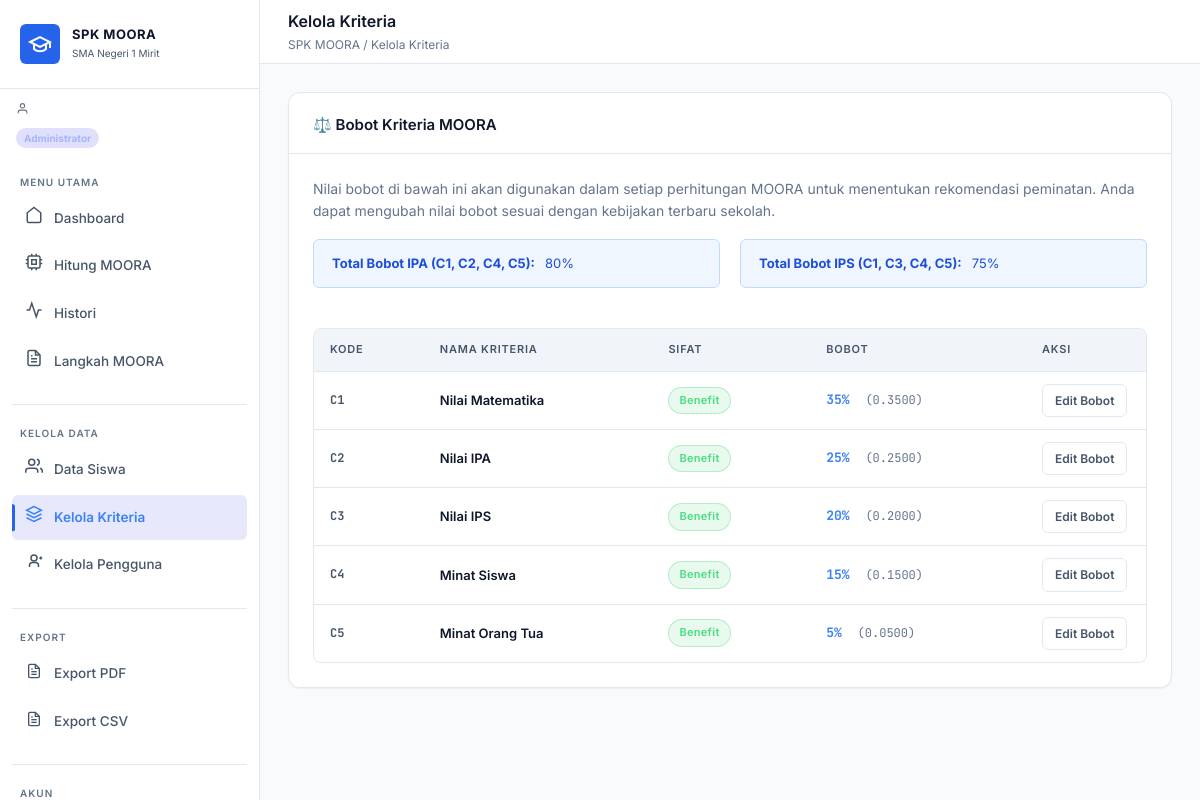
Page /modules/kriteria/index.php (signed in) on the committed database.
### tables this page shows
CREATE TABLE `kriteria` (
    `id`         INT UNSIGNED AUTO_INCREMENT PRIMARY KEY,
    `kode`       VARCHAR(10) NOT NULL UNIQUE,
    `nama`       VARCHAR(100) NOT NULL,
    `bobot`      DECIMAL(5,4) NOT NULL DEFAULT 0.0000,
    `jenis`      ENUM('Benefit', 'Cost') NOT NULL DEFAULT 'Benefit',
    `created_at` TIMESTAMP DEFAULT CURRENT_TIMESTAMP,
    `updated_at` TIMESTAMP DEFAULT CURRENT_TIMESTAMP ON UPDATE CURRENT_TIMESTAMP
);

### config/database.php (called while the page is built, shortened)
<?php
function getDB(): PDO {
    static $pdo = null;
    if ($pdo === null) {
        $dsn = sprintf(
            'mysql:host=%s;port=%d;dbname=%s;charset=%s',
            DB_HOST, DB_PORT, DB_NAME, DB_CHARSET
        );
        $options = [
            PDO::ATTR_ERRMODE            => PDO::ERRMODE_EXCEPTION,
            PDO::ATTR_DEFAULT_FETCH_MODE => PDO::FETCH_ASSOC,
            PDO::ATTR_EMULATE_PREPARES   => false,
        ];
        try {
            $pdo = new PDO($dsn, DB_USER, DB_PASS, $options);
        } catch (PDOException $e) {
            die('<div style="color:red;padding:20px;font-family:monospace;">
                <strong>DATABASE ERROR:</strong><br>' . htmlspecialchars($e->getMessage()) .
                '<br><br>Pastikan XAMPP MySQL sudah berjalan dan database <code>' . DB_NAME . '</code> sudah dibuat.
                <br>Jalankan file <code>database/schema.sql</code> di phpMyAdmin terlebih dahulu.
            </div>');
        }
    }
    return $pdo;
}
function dbQuery(string $sql, array $params = []): array {
    $stmt = getDB()->prepare($sql);
    $stmt->execute($params);
    return $stmt->fetchAll();
}

### modules/kriteria/index.php (the view, shortened to what this page needs)
<?php
require_once __DIR__ . '/../../config/database.php';
require_once __DIR__ . '/../../includes/layout.php';
$kriteria = [];
try {
    $kriteria = dbQuery('SELECT * FROM kriteria ORDER BY kode ASC');
} catch (PDOException $e) {
}
$totalBobotIPA = 0;
$totalBobotIPS = 0;
foreach ($kriteria as $k) {
    if (in_array($k['kode'], ['c1', 'c2', 'c4', 'c5'])) {
        $totalBobotIPA += (float)$k['bobot'];
    }
    if (in_array($k['kode'], ['c1', 'c3', 'c4', 'c5'])) {
        $totalBobotIPS += (float)$k['bobot'];
    }
}
?>
<div class="card mb-24">
    <div class="card-header">
        <div class="card-title">⚖️ Bobot Kriteria MOORA</div>
    </div>
    <div class="card-body">
        <p class="text-muted mb-16" style="line-height: 1.6;">
            Nilai bobot di bawah ini akan digunakan dalam setiap perhitungan MOORA untuk menentukan rekomendasi peminatan. Anda dapat mengubah nilai bobot sesuai dengan kebijakan terbaru sekolah.
        </p>
        <div style="display: flex; gap: 20px; margin-bottom: 24px;">
            <div class="alert alert-info" style="flex: 1;">
                <strong>Total Bobot IPA (C1, C2, C4, C5):</strong> <?= number_format($totalBobotIPA * 100, 0) ?>%
            </div>
            <div class="alert alert-info" style="flex: 1;">
                <strong>Total Bobot IPS (C1, C3, C4, C5):</strong> <?= number_format($totalBobotIPS * 100, 0) ?>%
            </div>
        </div>
        <div class="table-wrapper">
            <table>
                <thead>
                    <tr>
                        <th>Kode</th>
                        <th>Nama Kriteria</th>
                        <th>Sifat</th>
                        <th>Bobot</th>
                        <th style="width: 120px;">Aksi</th>
                    </tr>
                </thead>
                <tbody>
                    <?php if (empty($kriteria)): ?>
                    <tr>
                        <td colspan="5" class="text-center text-muted">Data kriteria kosong. Harap jalankan setup_kriteria.php</td>
                    </tr>
                    <?php else: ?>
                    <?php foreach ($kriteria as $k): ?>
                    <tr>
                        <td class="td-mono font-bold"><?= htmlspecialchars(strtoupper($k['kode'])) ?></td>
                        <td class="td-highlight"><?= htmlspecialchars($k['nama']) ?></td>
                        <td><span class="badge badge-success"><?= htmlspecialchars($k['jenis']) ?></span></td>
                        <td class="font-mono text-ipa font-bold">
                            <?= number_format($k['bobot'] * 100, 0) ?>%
                            <span class="text-muted" style="font-weight: normal; font-size: 12px; margin-left: 8px;">(<?= $k['bobot'] ?>)</span>
                        </td>
                        <td>
                            <a href="edit.php?id=<?= $k['id'] ?>" class="btn btn-secondary btn-sm">Edit Bobot</a>
                        </td>
                    </tr>
                    <?php endforeach; ?>
                    <?php endif; ?>
                </tbody>
            </table>
        </div>
    </div>
</div>

### assets/css/style.css (style rules this page uses)
:root { --bg-primary: #f8fafc; --bg-secondary: #f1f5f9; --bg-card: #ffffff; --bg-card-hover: #f8fafc; --bg-sidebar: #ffffff; --border-color: #e2e8f0; --border-hover: #cbd5e1; --text-primary: #0f172a; --text-secondary: #475569; --text-muted: #64748b; --text-accent: #2563eb; --ipa-primary: #2563eb; --ipa-light: #3b82f6; --ipa-dark: #1d4ed8; --ipa-glow: transparent; --ipa-gradient: #2563eb; --ipa-bg: rgba(37, 99, 235, 0.08); --ips-primary: #059669; --ips-light: #10b981; --ips-dark: #047857; --ips-glow: transparent; --ips-gradient: #059669; --ips-bg: rgba(5, 150, 105, 0.08); --success: #16a34a; --warning: #d97706; --danger: #dc2626; --info: #2563eb; --sidebar-width: 260px; --header-height: 64px; --radius-sm: 6px; --radius-md: 8px; --radius-lg: 12px; --radius-xl: 16px; --shadow-sm: 0 1px 2px rgba(0,0,0,0.05); --shadow-md: 0 4px 6px -1px rgba(0,0,0,0.05), 0 2px 4px -2px rgba(0,0,0,0.05); --shadow-lg: 0 10px 15px -3px rgba(0,0,0,0.05), 0 4px 6px -4px rgba(0,0,0,0.05); --shadow-glow-ipa: none; --shadow-glow-ips: none; --transition: all 0.2s cubic-bezier(0.4, 0, 0.2, 1); --transition-slow: all 0.4s cubic-bezier(0.4, 0, 0.2, 1); }
*, *::before, *::after { box-sizing: border-box; margin: 0; padding: 0; }
html { scroll-behavior: smooth; }
body { font-family: 'Inter', -apple-system, BlinkMacSystemFont, sans-serif; background-color: var(--bg-primary); color: var(--text-primary); line-height: 1.6; min-height: 100vh; font-size: 14px; overflow-x: hidden; }
body::before { display: none; }
.card { background: var(--bg-card); border: 1px solid var(--border-color); border-radius: var(--radius-lg); box-shadow: var(--shadow-sm); transition: var(--transition); overflow: hidden; }
.card-header { padding: 20px 24px 16px; border-bottom: 1px solid var(--border-color); display: flex; align-items: center; justify-content: space-between; gap: 12px; }
.card-title { font-size: 15px; font-weight: 600; color: var(--text-primary); display: flex; align-items: center; gap: 8px; }
.card-body { padding: 24px; }
.table-wrapper { overflow-x: auto; border-radius: var(--radius-md); border: 1px solid var(--border-color); }
table { width: 100%; border-collapse: collapse; font-size: 13px; }
thead th { background: #f1f5f9; color: var(--text-secondary); font-size: 11px; font-weight: 600; text-transform: uppercase; letter-spacing: 0.8px; padding: 12px 16px; text-align: left; border-bottom: 1px solid var(--border-color); white-space: nowrap; }
tbody tr { border-bottom: 1px solid var(--border-color); transition: var(--transition); }
tbody tr:last-child { border-bottom: none; }
tbody td { padding: 12px 16px; color: var(--text-primary); vertical-align: middle; }
.td-mono { font-family: 'JetBrains Mono', monospace; font-size: 12px; color: var(--text-secondary); }
.td-highlight { font-weight: 600; color: var(--text-primary); }
.badge { display: inline-flex; align-items: center; gap: 4px; padding: 4px 10px; border-radius: 100px; font-size: 11px; font-weight: 600; letter-spacing: 0.3px; white-space: nowrap; }
.badge-success { background: rgba(34,197,94,0.1); color: #4ade80; border: 1px solid rgba(34,197,94,0.25); }
.btn { display: inline-flex; align-items: center; gap: 8px; padding: 10px 18px; border-radius: var(--radius-sm); font-size: 13px; font-weight: 600; cursor: pointer; border: none; transition: var(--transition); text-decoration: none; white-space: nowrap; font-family: inherit; }
.btn-secondary { background: #ffffff; color: var(--text-secondary); border: 1px solid var(--border-color); }
.btn-sm { padding: 6px 12px; font-size: 12px; }
.alert { padding: 14px 18px; border-radius: var(--radius-sm); font-size: 13px; line-height: 1.5; display: flex; align-items: flex-start; gap: 10px; margin-bottom: 16px; }
.alert-info { background: #eff6ff; border: 1px solid #bfdbfe; color: #1d4ed8; }
.mb-16 { margin-bottom: 16px; }
.mb-24 { margin-bottom: 24px; }
.text-muted { color: var(--text-muted); }
.text-ipa { color: var(--ipa-light); }
.font-mono { font-family: 'JetBrains Mono', monospace; }
.font-bold { font-weight: 700; }
.animate-fade-in { animation: fadeIn 0.4s cubic-bezier(0.4, 0, 0.2, 1) both; }

### rows in the picture
kriteria: kode "C1", nama "Nilai Matematika", jenis "Benefit", $k['bobot']*100 "35", bobot "0.3500"
kriteria: kode "C2", nama "Nilai IPA", jenis "Benefit", $k['bobot']*100 "25", bobot "0.2500"
kriteria: kode "C3", nama "Nilai IPS", jenis "Benefit", $k['bobot']*100 "20", bobot "0.2000"
kriteria: kode "C4", nama "Minat Siswa", jenis "Benefit", $k['bobot']*100 "15", bobot "0.1500"
kriteria: kode "C5", nama "Minat Orang Tua", jenis "Benefit", $k['bobot']*100 "5", bobot "0.0500"

### other values in the picture
$roleLabel "Administrator"
$pageTitle "Kelola Kriteria"
$totalBobotIPA * 100 "80"
$totalBobotIPS * 100 "75"
